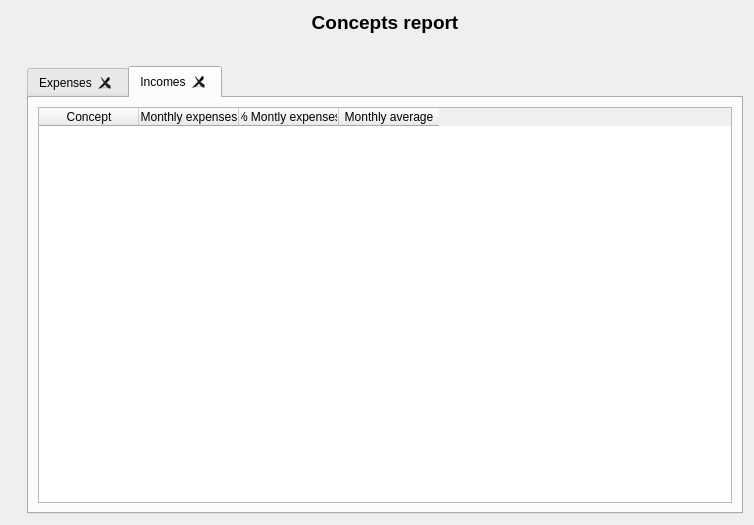
<?xml version="1.0" encoding="UTF-8"?>
<ui version="4.0">
 <class>wdgConceptos</class>
 <widget class="QWidget" name="wdgConceptos">
  <property name="geometry">
   <rect>
    <x>0</x>
    <y>0</y>
    <width>754</width>
    <height>525</height>
   </rect>
  </property>
  <property name="windowTitle">
   <string>Form</string>
  </property>
  <layout class="QHBoxLayout" name="horizontalLayout_4">
   <item>
    <widget class="QLabel" name="lblTotal">
     <property name="font">
      <font>
       <pointsize>12</pointsize>
       <weight>75</weight>
       <bold>true</bold>
      </font>
     </property>
     <property name="text">
      <string/>
     </property>
     <property name="alignment">
      <set>Qt::AlignCenter</set>
     </property>
    </widget>
   </item>
   <item>
    <layout class="QVBoxLayout" name="verticalLayout">
     <item>
      <widget class="QLabel" name="lbl">
       <property name="font">
        <font>
         <pointsize>14</pointsize>
         <weight>75</weight>
         <bold>true</bold>
        </font>
       </property>
       <property name="text">
        <string>Concepts report</string>
       </property>
       <property name="alignment">
        <set>Qt::AlignCenter</set>
       </property>
      </widget>
     </item>
     <item>
      <layout class="QHBoxLayout" name="horizontalLayout_3">
       <item>
        <spacer name="horizontalSpacer_2">
         <property name="orientation">
          <enum>Qt::Horizontal</enum>
         </property>
         <property name="sizeHint" stdset="0">
          <size>
           <width>40</width>
           <height>20</height>
          </size>
         </property>
        </spacer>
       </item>
       <item>
        <widget class="wdgYearMonth" name="wdgYM" native="true"/>
       </item>
       <item>
        <spacer name="horizontalSpacer">
         <property name="orientation">
          <enum>Qt::Horizontal</enum>
         </property>
         <property name="sizeHint" stdset="0">
          <size>
           <width>40</width>
           <height>20</height>
          </size>
         </property>
        </spacer>
       </item>
      </layout>
     </item>
     <item>
      <widget class="QTabWidget" name="tab">
       <property name="contextMenuPolicy">
        <enum>Qt::CustomContextMenu</enum>
       </property>
       <property name="currentIndex">
        <number>1</number>
       </property>
       <property name="tabsClosable">
        <bool>true</bool>
       </property>
       <widget class="QWidget" name="tabExpenses">
        <attribute name="title">
         <string>Expenses</string>
        </attribute>
        <layout class="QHBoxLayout" name="horizontalLayout">
         <item>
          <widget class="myQTableWidget" name="tblExpenses">
           <property name="contextMenuPolicy">
            <enum>Qt::CustomContextMenu</enum>
           </property>
           <property name="editTriggers">
            <set>QAbstractItemView::NoEditTriggers</set>
           </property>
           <property name="alternatingRowColors">
            <bool>true</bool>
           </property>
           <property name="selectionMode">
            <enum>QAbstractItemView::SingleSelection</enum>
           </property>
           <property name="selectionBehavior">
            <enum>QAbstractItemView::SelectRows</enum>
           </property>
           <property name="sortingEnabled">
            <bool>false</bool>
           </property>
           <attribute name="verticalHeaderVisible">
            <bool>false</bool>
           </attribute>
           <attribute name="verticalHeaderCascadingSectionResizes">
            <bool>false</bool>
           </attribute>
           <column>
            <property name="text">
             <string>Concept</string>
            </property>
           </column>
           <column>
            <property name="text">
             <string>Monthly expenses</string>
            </property>
           </column>
           <column>
            <property name="text">
             <string>% Montly expenses</string>
            </property>
           </column>
           <column>
            <property name="text">
             <string>Monthly average</string>
            </property>
           </column>
          </widget>
         </item>
        </layout>
       </widget>
       <widget class="QWidget" name="tabIncomes">
        <attribute name="title">
         <string>Incomes</string>
        </attribute>
        <layout class="QHBoxLayout" name="horizontalLayout_2">
         <item>
          <widget class="myQTableWidget" name="tblIncomes">
           <property name="contextMenuPolicy">
            <enum>Qt::CustomContextMenu</enum>
           </property>
           <property name="editTriggers">
            <set>QAbstractItemView::NoEditTriggers</set>
           </property>
           <property name="alternatingRowColors">
            <bool>true</bool>
           </property>
           <property name="selectionMode">
            <enum>QAbstractItemView::SingleSelection</enum>
           </property>
           <property name="selectionBehavior">
            <enum>QAbstractItemView::SelectRows</enum>
           </property>
           <property name="sortingEnabled">
            <bool>false</bool>
           </property>
           <attribute name="verticalHeaderVisible">
            <bool>false</bool>
           </attribute>
           <attribute name="verticalHeaderCascadingSectionResizes">
            <bool>false</bool>
           </attribute>
           <column>
            <property name="text">
             <string>Concept</string>
            </property>
           </column>
           <column>
            <property name="text">
             <string>Monthly expenses</string>
            </property>
           </column>
           <column>
            <property name="text">
             <string>% Montly expenses</string>
            </property>
           </column>
           <column>
            <property name="text">
             <string>Monthly average</string>
            </property>
           </column>
          </widget>
         </item>
        </layout>
       </widget>
      </widget>
     </item>
    </layout>
   </item>
  </layout>
  <action name="actionHistoricalReport">
   <property name="icon">
    <iconset resource="../images/xulpymoney.qrc">
     <normaloff>:/xulpymoney/history.png</normaloff>:/xulpymoney/history.png</iconset>
   </property>
   <property name="text">
    <string>Historical report</string>
   </property>
   <property name="toolTip">
    <string>Historical report</string>
   </property>
  </action>
 </widget>
 <customwidgets>
  <customwidget>
   <class>myQTableWidget</class>
   <extends>QTableWidget</extends>
   <header location="global">myqtablewidget</header>
  </customwidget>
  <customwidget>
   <class>wdgYearMonth</class>
   <extends>QWidget</extends>
   <header location="global">wdgYearMonth</header>
   <container>1</container>
  </customwidget>
 </customwidgets>
 <resources>
  <include location="../images/xulpymoney.qrc"/>
 </resources>
 <connections/>
</ui>
